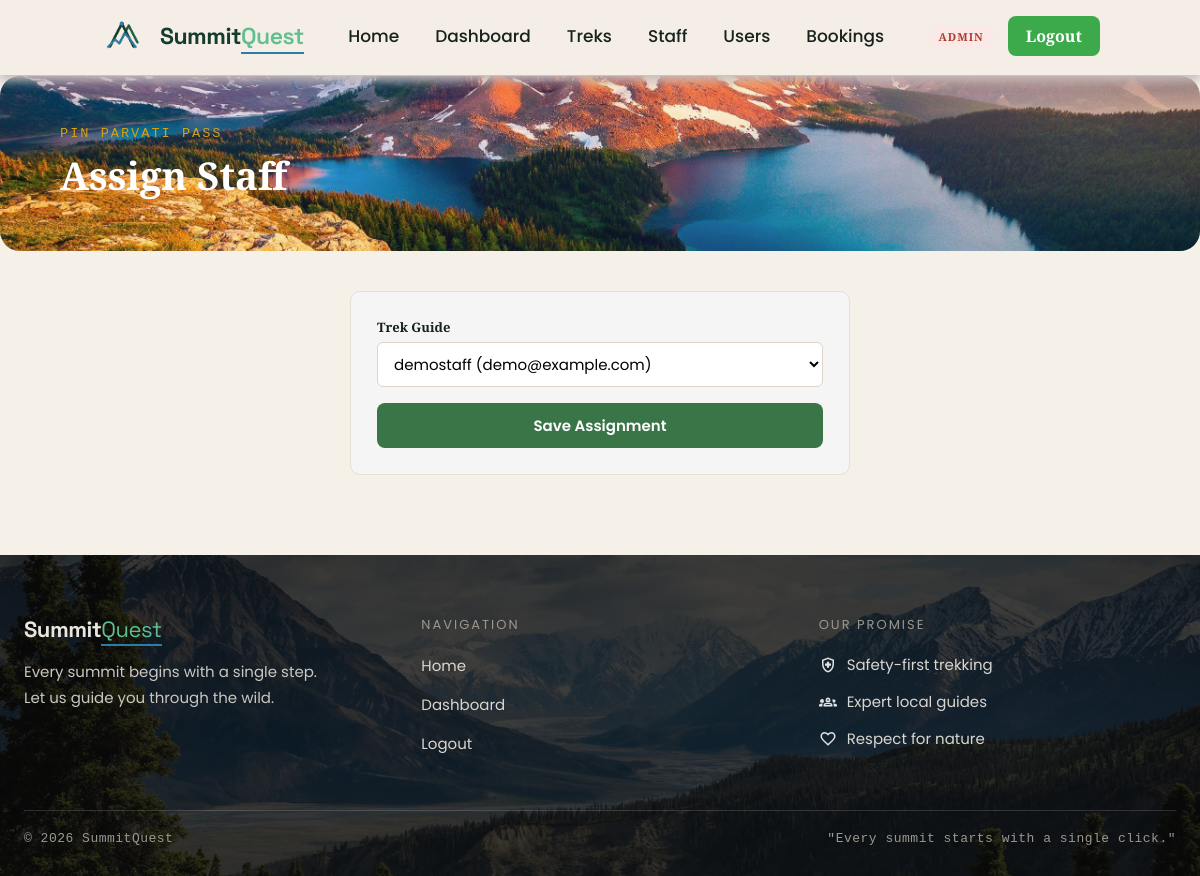
/admin/treks/6/assign (signed in), run on an earlier commit of the app's database.
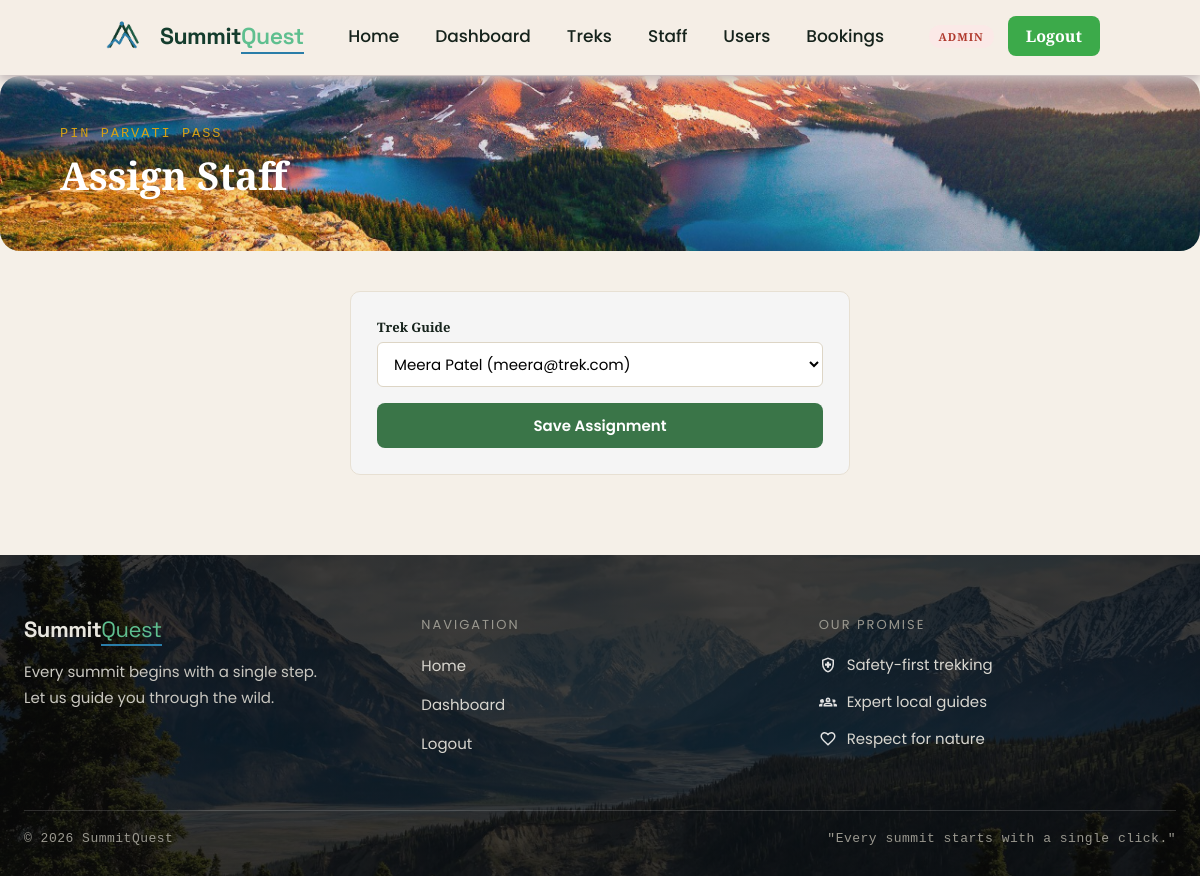
And on a later commit of the database.
### app/models.py (models this page shows, shortened)
class Treks(db.Model):
    __tablename__ = "trek"
    id = db.Column(db.Integer, primary_key = True)
    name = db.Column(db.String(256), nullable= False, index = True)
    location = db.Column(db.String(50), nullable= False, index = True)
    difficulty= db.Column(db.String(50), nullable = False, index = True)
    status = db.Column(db.String(50), nullable = False, default = "Pending")
    duration =  db.Column(db.Integer, nullable= False)
    starting_date = db.Column(db.Date, nullable= False)
    ending_date = db.Column(db.Date, nullable= False)
    is_blocked = db.Column(db.String(50),nullable = False,default = False)
    created_at = db.Column(db.DateTime, default=datetime.utcnow, nullable=False)
    capacity = db.Column(db.Integer, default = 10)
    available = db.Column(db.Integer, default = 10)
    description = db.Column(db.Text)
    updated_at = db.Column(db.DateTime, default=datetime.utcnow, onupdate=datetime.utcnow, nullable=False)
    price = db.Column(db.Float, default=0)
    altitude = db.Column(db.String(50), nullable=True)
    image_url = db.Column(db.String(500), nullable=True)
    highlights = db.Column(db.Text, nullable=True)
    requirements = db.Column(db.Text, nullable=True)
    assigned_staff_id = db.Column(db.Integer,db.ForeignKey("user.id"),nullable = True)
    bookings = db.relationship(
    "Bookings",
    backref="trek",
    cascade="all, delete-orphan")

class User(db.Model):
    __tablename__ = "user"
    id = db.Column(db.Integer,primary_key= True)
    full_name = db.Column(db.String(256), nullable = False)
    name = db.Column(db.String(256),nullable= False)
    email = db.Column(db.String(256),nullable= False,unique = True)
    pass_hash = db.Column(db.String(1000),nullable=False)
    contact = db.Column(db.String(13),nullable = True)
    role = db.Column(db.String(50),nullable = False,default = "trekker")
    address = db.Column(db.String(256), nullable=True)
    bio = db.Column(db.Text, nullable=True)
    is_approved = db.Column(db.Boolean, default=True, nullable=False)
    is_blacklisted = db.Column(db.Boolean, default=False, nullable=False)
    created_at =  db.Column(db.DateTime,default=datetime.utcnow)
    bookings = db.relationship(
    "Bookings",
    backref="user",
    cascade="all, delete-orphan")
    assigned_treks = db.relationship(
    "Treks",
    backref="staff_member",
    foreign_keys="Treks.assigned_staff_id")

### app/routes.py (the view)
@visit.route("/admin/treks/<int:trek_id>/assign", methods=["GET", "POST"])
@login_required
@admin_required
def admin_assign_staff(trek_id):
    trek = Treks.query.get_or_404(trek_id)
    if request.method == "POST":
        staff_id = request.form.get("staff_id")
        trek.assigned_staff_id = int(staff_id) if staff_id and staff_id != "0" else None
        db.session.commit()
        flash("Staff assigned!", "success")
        return redirect(url_for("visit.admin_treks"))
    approved_staff = User.query.filter_by(role="staff", is_approved=True, is_blacklisted=False).all()
    return render_template("admin/assign_staff.html", trek=trek, approved_staff=approved_staff)

### app/utils.py (called while the page is built)
def current_user():
    if 'user_id' not in session:
        return AnonUser()
    return SessionUser(session)

def login_required(f):
    @wraps(f)
    def wrapper(*args, **kwargs):
        if 'user_id' not in session:
            flash('Please log in to continue.', 'info')
            return redirect(url_for('visit.login'))
        return f(*args, **kwargs)
    return wrapper

def admin_required(f):
    @wraps(f)
    def wrapper(*args, **kwargs):
        if session.get('role') != 'admin':
            abort(403)
        return f(*args, **kwargs)
    return wrapper

### templates/admin/assign_staff.html (shortened to what this page needs)
{% extends "base.html" %}
{% import "macros.html" as m %}
{% block extra_css %}
<link rel="stylesheet" href="{{ url_for('static', filename='css/for_dashboard.css') }}">
{% endblock %}
{% block content %}
{{ m.page_header("Assign Staff", trek.name) }}
<div class="page-body">
    <div class="sq-card" style="max-width: 500px; margin: 0 auto;">
        <form method="post">
            <div class="field">
                <label>Trek Guide</label>
                <select name="staff_id">
                    {% for s in approved_staff %}
                    <option value="{{ s.id }}" {% if trek.assigned_staff_id == s.id %}selected{% endif %}>
                        {{ s.full_name }} ({{ s.email }})
                    </option>
                    {% endfor %}
                </select>
            </div>
            <button type="submit" class="btn btn-primary btn-block">Save Assignment</button>
        </form>
    </div>
</div>
{% endblock %}

### templates/base.html (shortened to what this page needs)
<!doctype html>
<html lang="en">
<head>
    <link href="{{ url_for('static', filename='css/style.css') }}" rel="stylesheet" />
    {% block extra_css %}{% endblock %}
</head>
<body>
<nav class="navbar">
    <a href="{{ url_for('visit.home') }}" class="brand">
        <img src="{{ url_for('static', filename='assets/logo-removebg-preview.png') }}" alt="logo" height="40px" width="50px">
        <span class="brand-name"><span class="main">Summit</span><span class="accent">Quest</span></span>
    </a>
    <ul class="nav-links">
        <li><a href="{{ url_for('visit.home') }}">Home</a></li>
        {% if current_user.is_authenticated %}
            {% if current_user.role == 'admin' %}
            <li><a href="{{ url_for('visit.admin_dashboard') }}">Dashboard</a></li>
            <li><a href="{{ url_for('visit.admin_treks') }}">Treks</a></li>
            <li><a href="{{ url_for('visit.admin_staff_list') }}">Staff</a></li>
            <li><a href="{{ url_for('visit.admin_users') }}">Users</a></li>
            <li><a href="{{ url_for('visit.admin_bookings') }}">Bookings</a></li>
            {% elif current_user.role == 'staff' %}
            <li><a href="{{ url_for('visit.staff_dashboard') }}">Dashboard</a></li>
            {% else %}
            <li><a href="{{ url_for('visit.user_dashboard') }}">Dashboard</a></li>
            <li><a href="{{ url_for('visit.browse_treks') }}">Treks</a></li>
            <li><a href="{{ url_for('visit.my_bookings') }}">My Bookings</a></li>
            {% endif %}
        {% else %}
            <li><a href="#treks_redirect">Treks</a></li>
        {% endif %}
    </ul>
    <div class="nav-actions">
        {% if current_user.is_authenticated %}
        <span class="role-pill role-{{ current_user.role }}">{{ current_user.role }}</span>
        <a href="{{ url_for('visit.logout') }}" class="btn-register">Logout</a>
        {% else %}
        <a href="{{ url_for('visit.login') }}" class="btn-login">Login</a>
        <a href="{{ url_for('visit.register') }}" class="btn-register">Register</a>
        {% endif %}
    </div>
</nav>
<main class="site-main">
    {% block content %}{% endblock %}
</main>
<footer class="site-footer">
    <div class="footer-inner">
        <div class="footer-columns">
            <div class="footer-col">
                <div class="brand-name">Summit<span class="accent">Quest</span></div>
                <p>Every summit begins with a single step.<br>Let us guide you through the wild.</p>
            </div>
            <div class="footer-col">
                <div class="col-heading">Navigation</div>
                <ul>
                    <li><a href="{{ url_for('visit.home') }}">Home</a></li>
                    {% if current_user.is_authenticated %}
                        {% if current_user.role == 'admin'%}
                        <li><a href="{{ url_for('visit.admin_dashboard')}}">Dashboard</a></li>
                        {% elif current_user.role == 'staff' %}
                        <li><a href="{{ url_for('visit.staff_dashboard')}}">Dashboard</a></li>
                        {% else %}
                        <li><a href="{{ url_for('visit.user_dashboard')}}">Dashboard</a></li>
                        {% endif %}
                        <li><a href="{{ url_for('visit.logout')}}">Logout</a></li>
                    {% else %}
                    <li><a href="{{ url_for('visit.login') }}">Login</a></li>
                    <li><a href="{{ url_for('visit.register') }}">Register</a></li>
                    {% endif%}
                </ul>
            </div>
            <div class="footer-col">
                <div class="col-heading">Our Promise</div>
                <ul class="promise-list">
                    <li class="promos">
                        <img src="{{ url_for('static', filename='assets/safety.svg') }}" alt="Safety">
                        Safety-first trekking
                    </li>
                    <li class="promos">
                        <img src="{{ url_for('static', filename='assets/expert.svg') }}" alt="Expert">
                        Expert local guides
                    </li>
                    <li class="promos">
                        <img src="{{ url_for('static', filename='assets/love.svg') }}" alt="Love">
                        Respect for nature
                    </li>
                </ul>
            </div>
        </div>
        <hr class="footer-divider">
        <div class="footer-bottom">
            <span>&copy; 2026 SummitQuest</span>
            <span>"Every summit starts with a single click."</span>
        </div>
    </div>
</footer>
</body>
</html>

### templates/macros.html (shortened to what this page needs)
{% macro page_header(title, subtitle) %}
<div class="page-header">
    <div class="page-header-inner">
        {% if subtitle %}<p class="page-header-eyebrow">{{ subtitle }}</p>{% endif %}
        <h1 class="page-header-title">{{ title }}</h1>
    </div>
</div>
{% endmacro %}

### static/css/style.css (style rules this page uses)
* { margin: 0; padding: 0; box-sizing: border-box; }
html { scroll-behavior: smooth; }
body { font-family: 'Playfair Display', 'Poppins', sans-serif; background-color: #f5f0e8; color: #16231C; }
a { color: inherit; }
.navbar { position: fixed; top: 0; left: 0; width: 100%; display: flex; align-items: center; justify-content: space-between; padding: 16px 100px; background-color: rgb(245, 238, 230); border-bottom: 3px solid rgb(245, 238, 230); z-index: 100; box-shadow: 0px 5px 10px 1px rgb(198, 188, 188); }
.brand { display: flex; align-items: center; gap: 10px; text-decoration: none; }
.brand-name { font-family: 'Space Grotesk', 'Poppins', sans-serif; font-size: 23px; letter-spacing: -0.5px; white-space: nowrap; }
.brand-name .main { font-weight: 700; color: #143C2D; }
.brand-name .accent { color: #5fbf8f; font-weight: 600; border-bottom: 2px solid #2A7DA8; padding-bottom: 1px; }
.nav-links { display: flex; list-style: none; gap: 36px; }
.nav-links a { text-decoration: none; color: #16231C; font-weight: 500; font-size: 17px; padding-bottom: 4px; border-bottom: 2px solid transparent; transition: all 0.8s ease; }
.nav-actions { display: flex; align-items: center; gap: 14px; }
.btn-register { text-decoration: none; font-weight: 600; font-size: 16px; color: #FFFFFF; background: #3caa4a; padding: 9px 18px; border-radius: 8px; transition: all 0.8s ease; }
.role-pill { font-size: 11px; font-weight: 700; text-transform: uppercase; letter-spacing: 1px; padding: 4px 10px; border-radius: 20px; background: #eef4ee; color: #2f5d3a; }
.role-pill.role-admin { background: #fbe9e7; color: #b03a2e; }
.btn { display: inline-block; font-family: 'Poppins', sans-serif; font-weight: 600; font-size: 15px; text-decoration: none; border: none; border-radius: 8px; padding: 11px 22px; cursor: pointer; text-align: center; }
.btn-primary { background: #3a7548; color: #fff; }
.btn-block { width: 100%; transition: all 0.8s ease; }
.field { margin-bottom: 16px; text-align: left; }
.field label { display: block; font-size: 13px; font-weight: 700; margin-bottom: 6px; }
.field input, .field select, .field textarea { width: 100%; padding: 10px 12px; font-size: 15px; font-family: 'Poppins', sans-serif; border: 1px solid #ddd5c5; border-radius: 6px; background: #fff; }
.site-footer { position: relative; background-image: linear-gradient(rgba(10, 10, 10, 0.78), rgba(10, 10, 10, 0.78)), url('../assets/footer_image.jpg'); background-size: cover; background-position: center; color: #e8e6df; padding: 60px 24px 30px; width: 100%; }
.footer-inner { max-width: 1200px; margin: 0 auto; }
.footer-columns { display: flex; flex-wrap: wrap; gap: 40px; justify-content: space-between; }
.footer-col { flex: 1 1 220px; min-width: 220px; }
.footer-col .brand-name { font-size: 22px; font-weight: bold; margin-bottom: 16px; }
.footer-col .brand-name .accent { color: #5fbf8f; font-weight: normal; border-bottom: 2px solid #2A7DA8; }
.footer-col p { font-size: 15px; line-height: 1.7; color: #c9c7c0; }
.col-heading { font-size: 13px; letter-spacing: 2px; text-transform: uppercase; color: #9a988f; margin-bottom: 18px; }
.footer-col ul { list-style: none; }
.footer-col ul li { margin-bottom: 14px; }
.footer-col ul li a { color: #d8d6cf; text-decoration: none; font-size: 15px; }
.promise-list li { display: flex; align-items: center; gap: 10px; font-size: 15px; color: #d8d6cf; }
.promise-list img { width: 18px; height: 18px; }
.footer-divider { border: none; border-top: 1px solid rgba(255, 255, 255, 0.15); margin: 40px 0 20px; }
.footer-bottom { display: flex; flex-wrap: wrap; justify-content: space-between; gap: 8px; font-family: 'Courier New', monospace; font-size: 13px; color: #9a988f; letter-spacing: 0.5px; }

### static/css/for_dashboard.css (style rules this page uses)
.page-header { position: relative; margin-top: 76px; padding: 50px 60px; background-image: url(../assets/new-mountain.jpg); background-size: cover; background-position: center; color: #fff; border-radius: 20px; }
.page-header-inner { position: relative; max-width: 1200px; margin: 0 auto; }
.page-header-eyebrow { font-family: 'Courier New', monospace; letter-spacing: 2px; font-size: 0.85rem; text-transform: uppercase; color: #d4a017; margin-bottom: 8px; }
.page-header-title { font-family: 'Playfair Display', serif; font-size: 2.4rem; }
a { text-decoration: none; }
.page-body { max-width: 1200px; margin: 0 auto; padding: 40px 24px 80px; }
.sq-card { background-color: whitesmoke; border: 1px solid #e7e0d3; border-radius: 10px; padding: 26px; margin-bottom: 26px; }

What changed in the data, as far as the page shows it:
changed Treks "PIN PARVATI PASS": staff_id "demostaff (demo@example.com)" → "Meera Patel (meera@trek.com)"
